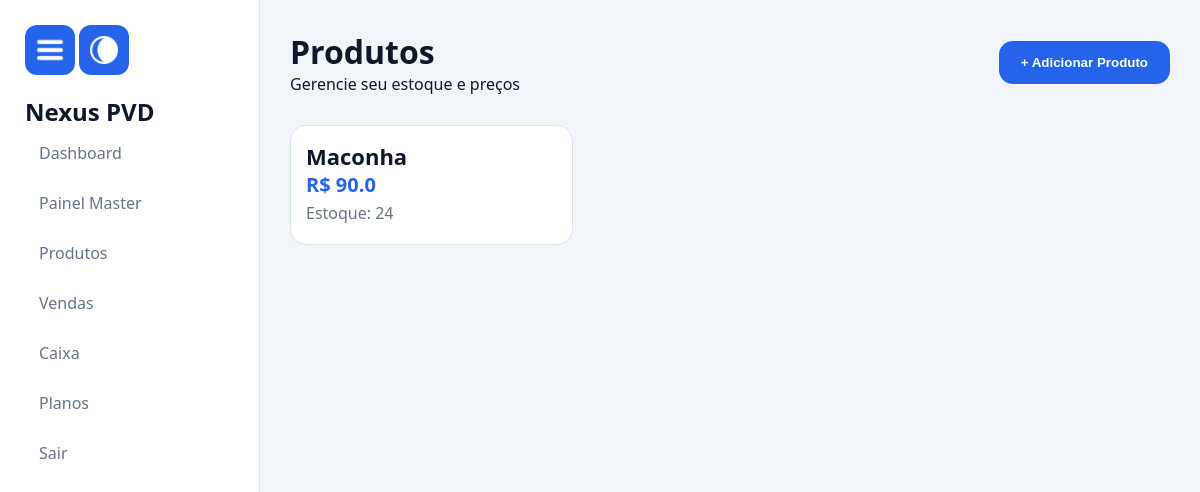
Page /produtos (signed in) on the committed database.
### tables this page shows
CREATE TABLE produtos(

    id INTEGER PRIMARY KEY AUTOINCREMENT,

    nome TEXT,
    preco REAL,
    estoque INTEGER,

    codigo_barras TEXT,

    empresa_id INTEGER

);

### routes/produtos.py (the view, shortened to what this page needs)
    @app.route("/produtos", methods=["GET", "POST"])
    def produtos():
        if not session.get("logado"):
            return redirect("/")
        conn = conectar()
        cursor = conn.cursor()
        empresa_id = session["empresa_id"]
        cursor.execute("""

        SELECT *

        FROM produtos

        WHERE empresa_id = ?

        ORDER BY id DESC

        """, (
            empresa_id,
        ))
        produtos = cursor.fetchall()
        conn.close()
        return render_template(
            "produtos.html",
            produtos=produtos
        )

### database.py (called while the page is built)
def conectar():
    conn = sqlite3.connect("database/database.db", timeout=30)
    conn.execute("PRAGMA journal_mode=WAL")
    conn.row_factory = sqlite3.Row
    return conn

### templates/produtos.html (shortened to what this page needs)
{% extends "layout.html" %}
{% block css %}
<link rel="stylesheet" href="{{ url_for('static', filename='css/produtos.css') }}">
{% endblock %}
{% block content %}
<div class="topo-produtos">
    <div>
        <h1>
            Produtos
        </h1>
        <p class="subtitulo-pagina">
            Gerencie seu estoque e preços
        </p>
    </div>
    {% if session["nivel"] != "funcionario" %}
    <button class="btn-add-produto" onclick="abrirModalProduto()">
        + Adicionar Produto
    </button>
    {% endif %}
</div>
<div class="produtos-grid">
    {% for produto in produtos %}
    <div class="produto-card">
        <div class="produto-info">
            <h2>
                {{ produto["nome"] }}
            </h2>
            <span class="preco">
                R$ {{ produto["preco"] }}
            </span>
            <span class="estoque">
                Estoque: {{ produto["estoque"] }}
            </span>
        </div>
        <div class="menu-produto">
            <button class="btn-menu" onclick="toggleMenu('menu{{ produto.id }}')">
            </button>
        </div>
    </div>
    {% endfor %}
</div>
{% endblock %}

### static/css/base.css (style rules this page uses)
:root { --bg:#f1f5f9; --card:#ffffff; --card-hover:#f8fafc; --text:#0f172a; --text-secondary:#64748b; --border:#dbe4f0; --primary:#2563eb; --primary-hover:#1d4ed8; }
* { margin:0; padding:0; box-sizing:border-box; }
html { scroll-behavior:smooth; }
body { font-family:'Segoe UI',sans-serif; background:var(--bg); color:var(--text); min-height:100vh; display:flex; }
h1 { color:var(--text); }
h2 { color:var(--text); }
.btn, button { display:inline-flex; align-items:center; justify-content:center; gap:8px; padding:12px 20px; border:none; border-radius:12px; background:var(--primary); color:white; text-decoration:none; cursor:pointer; font-weight:600; transition:.3s; }

### static/css/produtos.css (style rules this page uses)
.topo-produtos { display: flex; justify-content: space-between; align-items: center; margin-bottom: 30px; }
.topo-produtos h1 { margin: 0; color: var(--text); }
.btn-add-produto { background: var(--primary); color: white; border: none; padding: 14px 22px; border-radius: 14px; font-weight: 600; cursor: pointer; transition: .3s; }
.produtos-grid { display: grid; grid-template-columns:repeat(auto-fill,minmax(250px,1fr)); gap: 15px; }
.produto-card { background: var(--card); border: 1px solid var(--border); border-radius: 16px; padding: 15px; position: relative; min-height: 120px; transition: .3s; }
.produto-card h2 { color: var(--text); margin: 0; font-size: 22px; }
.produto-info .preco { font-size: 20px; font-weight: 800; color: var(--primary); white-space: nowrap; }
.produto-info .estoque { display: block; font-size: 16px; color: var(--text-secondary); margin-top: 4px; }
.produto-info h2 { margin: 0; font-size: 22px; color: var(--text); font-weight: 700; }
.menu-produto { position: absolute; top: 10px; right: 10px; }
.btn-menu { background: none; border: none; font-size: 22px; cursor: pointer; }

### rows in the picture
produtos: nome "Maconha", preco "90.0", estoque "24"
